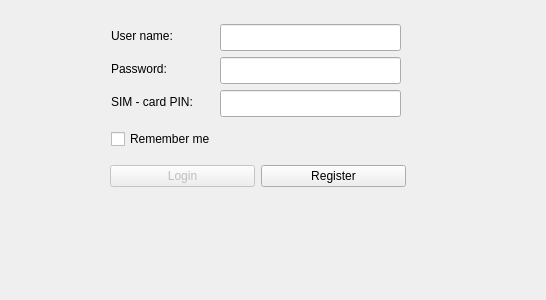
<?xml version="1.0" encoding="UTF-8"?>
<ui version="4.0">
 <class>loginForm</class>
 <widget class="QWidget" name="loginForm">
  <property name="geometry">
   <rect>
    <x>0</x>
    <y>0</y>
    <width>546</width>
    <height>300</height>
   </rect>
  </property>
  <property name="windowTitle">
   <string>Form</string>
  </property>
  <property name="type" stdset="0">
   <string>typeA</string>
  </property>
  <widget class="QWidget" name="layoutWidget">
   <property name="geometry">
    <rect>
     <x>110</x>
     <y>164</y>
     <width>296</width>
     <height>25</height>
    </rect>
   </property>
   <layout class="QHBoxLayout" name="horizontalLayout">
    <item>
     <widget class="QPushButton" name="login_login">
      <property name="enabled">
       <bool>false</bool>
      </property>
      <property name="styleSheet">
       <string notr="true"/>
      </property>
      <property name="text">
       <string>Login</string>
      </property>
      <property name="type" stdset="0">
       <string>typeA</string>
      </property>
     </widget>
    </item>
    <item>
     <widget class="QPushButton" name="login_register">
      <property name="text">
       <string>Register</string>
      </property>
      <property name="type" stdset="0">
       <string>typeA</string>
      </property>
     </widget>
    </item>
   </layout>
  </widget>
  <widget class="QLabel" name="label">
   <property name="geometry">
    <rect>
     <x>111</x>
     <y>24</y>
     <width>111</width>
     <height>24</height>
    </rect>
   </property>
   <property name="text">
    <string>User name:</string>
   </property>
  </widget>
  <widget class="QLineEdit" name="login_username">
   <property name="geometry">
    <rect>
     <x>220</x>
     <y>24</y>
     <width>181</width>
     <height>27</height>
    </rect>
   </property>
  </widget>
  <widget class="QLabel" name="label_2">
   <property name="geometry">
    <rect>
     <x>111</x>
     <y>57</y>
     <width>111</width>
     <height>24</height>
    </rect>
   </property>
   <property name="text">
    <string>Password:</string>
   </property>
  </widget>
  <widget class="QLineEdit" name="login_password">
   <property name="geometry">
    <rect>
     <x>220</x>
     <y>57</y>
     <width>181</width>
     <height>27</height>
    </rect>
   </property>
   <property name="echoMode">
    <enum>QLineEdit::Password</enum>
   </property>
  </widget>
  <widget class="QCheckBox" name="login_remember">
   <property name="geometry">
    <rect>
     <x>111</x>
     <y>127</y>
     <width>291</width>
     <height>24</height>
    </rect>
   </property>
   <property name="focusPolicy">
    <enum>Qt::NoFocus</enum>
   </property>
   <property name="layoutDirection">
    <enum>Qt::LeftToRight</enum>
   </property>
   <property name="autoFillBackground">
    <bool>false</bool>
   </property>
   <property name="text">
    <string>Remember me</string>
   </property>
  </widget>
  <widget class="QLabel" name="label_3">
   <property name="geometry">
    <rect>
     <x>111</x>
     <y>90</y>
     <width>111</width>
     <height>24</height>
    </rect>
   </property>
   <property name="text">
    <string>SIM - card PIN:</string>
   </property>
  </widget>
  <widget class="QLineEdit" name="login_pin">
   <property name="geometry">
    <rect>
     <x>220</x>
     <y>90</y>
     <width>181</width>
     <height>27</height>
    </rect>
   </property>
   <property name="echoMode">
    <enum>QLineEdit::Password</enum>
   </property>
  </widget>
 </widget>
 <resources/>
 <connections/>
</ui>
